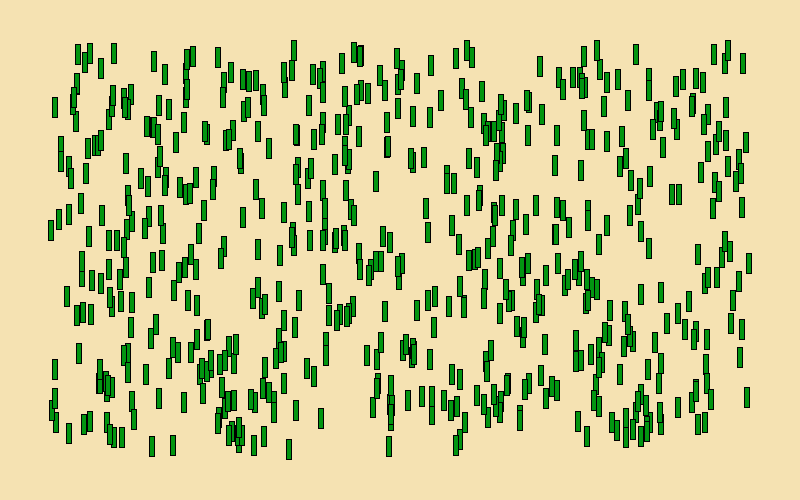
Frame 1 (no input)
Frame 60 (the mouse pressed at the canvas centre just before this capture): identical to frame 1, image omitted
Frame 120 (the mouse held since frame 60 and released just before this capture): identical to frame 1, image omitted

The Processing sketch that drew this single still picture (run headless with seeded random() and noise(); from frame 60 on, the mouse is pressed at the canvas centre):

// Processing sketch: Question_3
// ── Question_3.pde
class Grass
{
  float x;
  float y;
}

//number of blades of grass to display - also the array limit
int numOfBlades = 600;

//declare and create new array
Grass[] bladesOfGrass = new Grass[numOfBlades]; 


void setup()
{
  size(800, 500);
  
  // initialize values of x and y, initialize / create new Object 
  for (int i = 0; i < numOfBlades; i++)
  {
    bladesOfGrass[i] = new Grass();
    bladesOfGrass[i].x = random(50, 750);
    bladesOfGrass[i].y = random(50, 450);    
  }

}


void draw()
{
  background(245, 226, 178);
  
  drawGrass(bladesOfGrass); 
}



void drawGrass(Grass[] inputGrass)
{
  
  int grassWidth = 5;
  int grassHeight = 20;
  
  for (int i = 0; i < numOfBlades; i++)
  {
    rectMode(CENTER);
    stroke(0);
    fill(2, 149, 17);
    rect(inputGrass[i].x, inputGrass[i].y, grassWidth, grassHeight);  
  
  }
    
}
